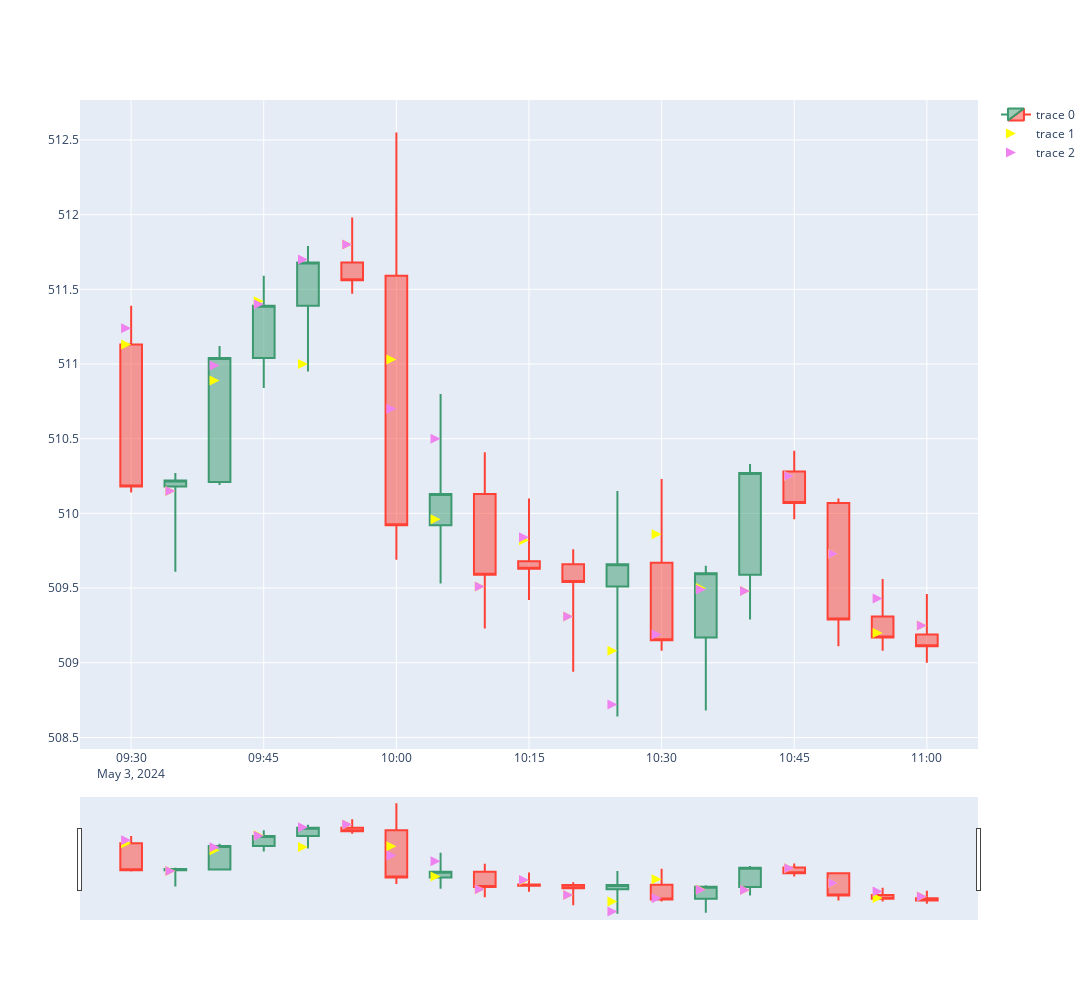

Notebook code cell kept with this figure:
### Code cell
import plotly.graph_objects as go
import matplotlib.pyplot as plt

df1 = pd.read_csv('historical_spy_trades_agg.csv')

df1 = df1.set_index("period")
df1.index = pd.to_datetime(df1.index)
df1 = df1.loc["2024-05-03 09:30:00":"2024-05-03 11:00:00"]

layout = go.Layout(
    autosize=False,
    width=2000,
    height=1000,
)

fig = go.Figure(data=[go.Candlestick(x=df1.index,
                open=df1['open'],
                high=df1['high'],
                low=df1['low'],
                close=df1['close'],
                hovertext=df1[['trapped_shorts_at_extremes','trapped_longs_at_extremes']]
                ),
                go.Scatter(x=df1.index, y=df1.vpoc_price, mode="markers",marker=dict(size=10, symbol="arrow-right", color='yellow')),
                go.Scatter(x=df1.index, y=df1.tpoc_price, mode="markers",marker=dict(size=10, symbol="arrow-right", color='violet'))
                ],layout=layout)
fig.show()

### Figure 1 — Plotly figure (JSON) as saved in the notebook; plotly's stock layout.template omitted (floating-point values rounded to 4 significant figures)
{"data": [{"close": [510.2, 510.2, 511.0, 511.4, 511.7, 511.6, 509.9, 510.1, 509.6, 509.6, 509.5, 509.7, 509.1, 509.6, 510.3, 510.1, 509.3, 509.2, 509.1], "high": [511.4, 510.3, 511.1, 511.6, 511.8, 512.0, 512.5, 510.8, 510.4, 510.1, 509.8, 510.1, 510.2, 509.6, 510.3, 510.4, 510.1, 509.6, 509.5], "hovertext": [[0, 1], [1, 0], [0, 0], [0, 1], [0, 0], [0, 1], [0, 0], [0, 0], [1, 0], [0, 1], [1, 0], [1, 0], [0, 0], [0, 0], [1, 0], [0, 0], [0, 0], [0, 0], [0, 1]], "low": [510.1, 509.6, 510.2, 510.8, 510.9, 511.5, 509.7, 509.5, 509.2, 509.4, 508.9, 508.6, 509.1, 508.7, 509.3, 510.0, 509.1, 509.1, 509], "open": [511.1, 510.2, 510.2, 511.0, 511.4, 511.7, 511.6, 509.9, 510.1, 509.7, 509.7, 509.5, 509.7, 509.2, 509.6, 510.3, 510.1, 509.3, 509.2], "type": "candlestick", "x": ["2024-05-03T09:30:00", "2024-05-03T09:35:00", "2024-05-03T09:40:00", "2024-05-03T09:45:00", "2024-05-03T09:50:00", "2024-05-03T09:55:00", "2024-05-03T10:00:00", "2024-05-03T10:05:00", "2024-05-03T10:10:00", "2024-05-03T10:15:00", "2024-05-03T10:20:00", "2024-05-03T10:25:00", "2024-05-03T10:30:00", "2024-05-03T10:35:00", "2024-05-03T10:40:00", "2024-05-03T10:45:00", "2024-05-03T10:50:00", "2024-05-03T10:55:00", "2024-05-03T11:00:00"]}, {"marker": {"color": "yellow", "size": 10, "symbol": "arrow-right"}, "mode": "markers", "type": "scatter", "x": ["2024-05-03T09:30:00", "2024-05-03T09:35:00", "2024-05-03T09:40:00", "2024-05-03T09:45:00", "2024-05-03T09:50:00", "2024-05-03T09:55:00", "2024-05-03T10:00:00", "2024-05-03T10:05:00", "2024-05-03T10:10:00", "2024-05-03T10:15:00", "2024-05-03T10:20:00", "2024-05-03T10:25:00", "2024-05-03T10:30:00", "2024-05-03T10:35:00", "2024-05-03T10:40:00", "2024-05-03T10:45:00", "2024-05-03T10:50:00", "2024-05-03T10:55:00", "2024-05-03T11:00:00"], "y": [511.1, 510.1, 510.9, 511.4, 511, 511.8, 511.0, 510.0, 509.5, 509.8, 509.3, 509.1, 509.9, 509.5, 509.5, 510.2, 509.7, 509.2, 509.2]}, {"marker": {"color": "violet", "size": 10, "symbol": "arrow-right"}, "mode": "markers", "type": "scatter", "x": ["2024-05-03T09:30:00", "2024-05-03T09:35:00", "2024-05-03T09:40:00", "2024-05-03T09:45:00", "2024-05-03T09:50:00", "2024-05-03T09:55:00", "2024-05-03T10:00:00", "2024-05-03T10:05:00", "2024-05-03T10:10:00", "2024-05-03T10:15:00", "2024-05-03T10:20:00", "2024-05-03T10:25:00", "2024-05-03T10:30:00", "2024-05-03T10:35:00", "2024-05-03T10:40:00", "2024-05-03T10:45:00", "2024-05-03T10:50:00", "2024-05-03T10:55:00", "2024-05-03T11:00:00"], "y": [511.2, 510.1, 511.0, 511.4, 511.7, 511.8, 510.7, 510.5, 509.5, 509.8, 509.3, 508.7, 509.2, 509.5, 509.5, 510.2, 509.7, 509.4, 509.2]}], "layout": {"autosize": false, "height": 1000, "width": 2000}}
